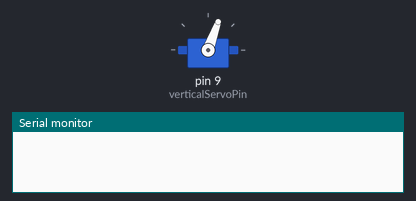
Bench run of a sketch on a simulated Arduino Uno, built with avr-gcc and run on an emulated ATmega328P. On the bench: servo, the last lines printed to the serial monitor. At 6.2 s the program stops and its outputs stay as they are.

Above: at 0.1 s.
At 3.3 s:
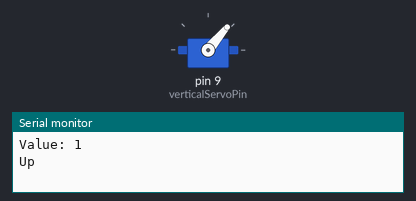
Timing chart, 0 to 4.8 s (numbered marks = the images above):
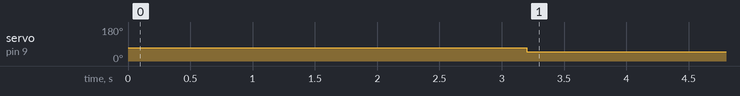

Measured:
- by itself, servo on pin 9 (verticalServoPin): 70° → 50° at 3.2 s

The sketch:

servo_gripper.ino
```cpp
#include <Servo.h>

Servo servo;
const int verticalServoPin = 9;

void setup() {
  servo.attach(verticalServoPin);
  Serial.begin(9600);

  //ensure gripper is at 0 degrees prior to starting


}

void loop() {
  int current_angle = servo.read();
  int move_angle = 15;
  bool upDown = true;

  servo.write(70);
  delay(3000);

  Serial.print("Value: ");
  delay(100);
  Serial.println(upDown);

  switch(upDown)
  {
    case true:  //case up
    {
      Serial.print("Up");
      delay(100);
      servo.write(50);
      delay(3000);
      break;
    }

    case false:
    {
      Serial.print("Up");
      delay(100);
      servo.write(current_angle + move_angle);
      break;
    }
  }

  exit (0);

}
```
